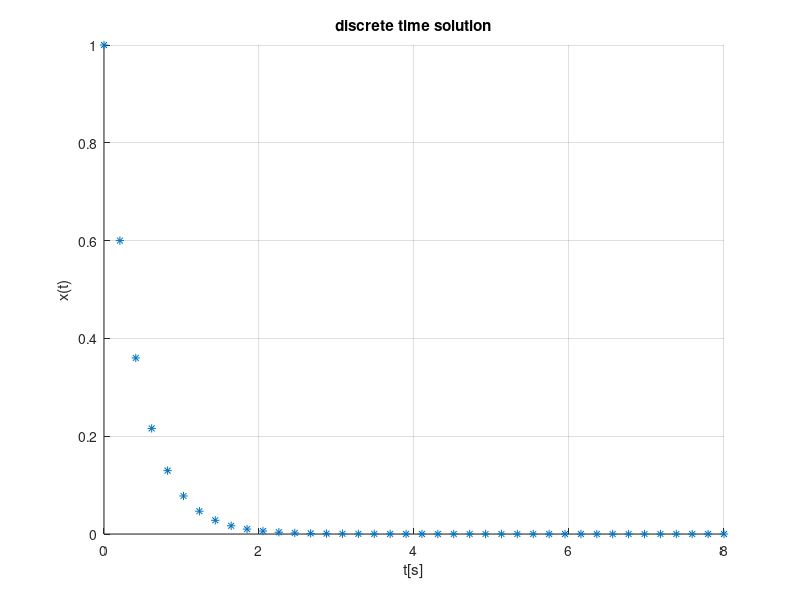
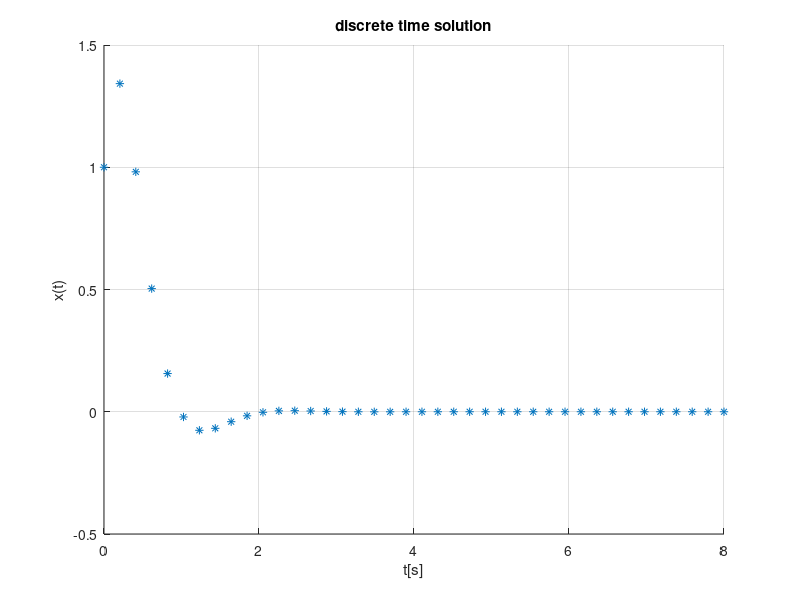
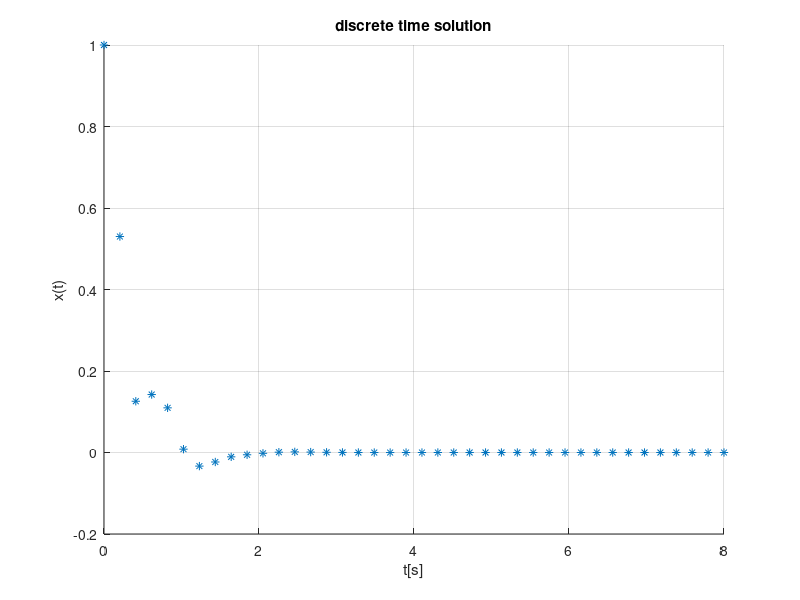

Source code (MATLAB) for these figures, in order:
%% PART 1
k = linspace(0,40,40);
x_k_1 = zeros(40,1);
x_k_1(1) = 1;
t = k*0.2;
for n=2:40;
    
    x_k_1(n) = 0.6*x_k_1(n-1);
end
figure
scatter(t,x_k_1,'*')
ylabel('x(t)')
xlabel('t[s]')
title('discrete time solution')
grid on

%% PART 2

x_k_2 = zeros(40,1);
x_k_2(1) = 1;
x_k_2(2) = 1.342;
for n=2:39;
    
    x_k_2(n+1) = 0.992*x_k_2(n)-0.350*x_k_2(n-1);
end
figure
scatter(t,x_k_2,'*')
ylabel('x(t)')
xlabel('t[s]')
title('discrete time solution')
grid on

%% Part 3

x_k_3 = zeros(40,1);
x_k_3(1) = 1;
x_k_3(2) = 0.53;
for n=2:39;
    
    x_k_3(n+1) = 0.28*x_k_2(n)-0.25*x_k_3(n-1);
end
figure
scatter(t,x_k_3,'*')
ylabel('x(t)')
xlabel('t[s]')
title('discrete time solution')
grid on
